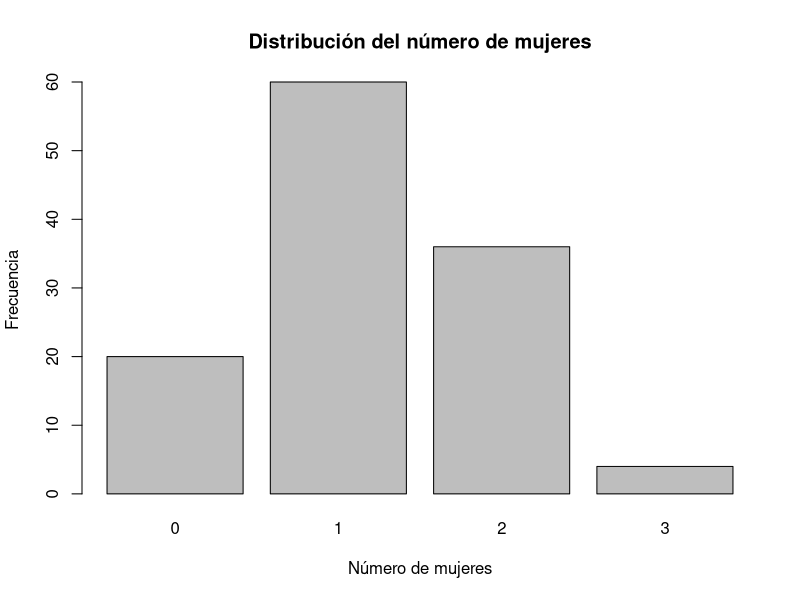

The R script that drew this image:
## ---- chunk 1

## ---- chunk 2
knitr::opts_chunk$set(echo = TRUE)
mujeres <- c("MA", "MB", "MC", "MD")
hombres <- c("HA", "HB", "HC", "HD", "HE", "HF")
estudiantes <- c(mujeres, hombres)

cat("Total de estudiantes:", length(estudiantes), "\n")
cat("Mujeres:", length(mujeres), "\n")
cat("Hombres:", length(hombres), "\n\n")
espacio_muestral <- combn(estudiantes, 3, simplify = FALSE)
espacio_muestral_str <- sapply(espacio_muestral, function(x) paste(sort(x), collapse = "-"))

cat("Total combinaciones:", length(espacio_muestral), "\n")
head(espacio_muestral_str, 10)
contar_mujeres <- function(muestra) {
  sum(muestra %in% mujeres)
}

contiene_A_y_D <- function(muestra) {
  "MA" %in% muestra && "MD" %in% muestra
}
clasificacion <- data.frame(
  muestra = espacio_muestral_str,
  num_mujeres = sapply(espacio_muestral, contar_mujeres),
  tiene_A_y_D = sapply(espacio_muestral, contiene_A_y_D)
)
head(clasificacion)
dos_mujeres <- sum(clasificacion$num_mujeres == 2)
prob_dos_mujeres <- dos_mujeres / length(espacio_muestral)
prob_dos_mujeres
prob_al_menos_una <- sum(clasificacion$num_mujeres >= 1) / length(espacio_muestral)
prob_al_menos_una
prob_cero_mujeres <- sum(clasificacion$num_mujeres == 0) / length(espacio_muestral)
prob_cero_mujeres
prob_sin_A_y_D <- sum(!clasificacion$tiene_A_y_D) / length(espacio_muestral)
prob_sin_A_y_D
resumen <- data.frame(
  Condicion = c("Exactamente 2 mujeres", 
                "Al menos 1 mujer", 
                "Sin mujeres", 
                "MA y MD NO juntas"),
  Probabilidad = c(prob_dos_mujeres, prob_al_menos_una, prob_cero_mujeres, prob_sin_A_y_D)
)
resumen
set.seed(123)
n_simulaciones <- 100000

resultados_sim <- replicate(n_simulaciones, {
  sample(estudiantes, 3)
})

mean(apply(resultados_sim, 2, contar_mujeres) == 2)
tabla <- table(clasificacion$num_mujeres)

barplot(tabla,
        main = "Distribución del número de mujeres",
        xlab = "Número de mujeres",
        ylab = "Frecuencia")
